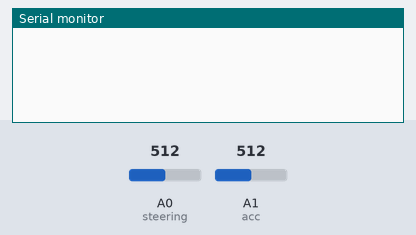
This sketch was run on a simulated Arduino Uno, built with avr-gcc and run on an emulated ATmega328P. Shown: the last lines printed to the serial monitor. The test bench sets the inputs (shaded band); at power-on: A0 (steering) = 512, A1 (acc) = 512.

Above: at 1.2 s.
1.3 s: A0 (steering) set to 411
2.8 s: A0 (steering) set to 388
At 3.05 s:
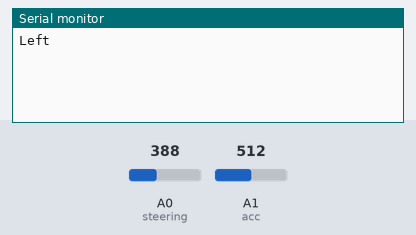
5.0 s: A1 (acc) set to 409
At 5.38 s:
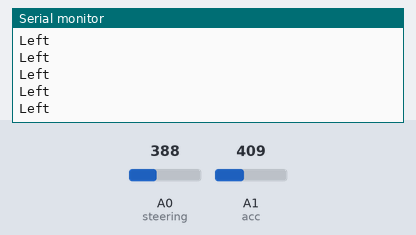
6.5 s: A1 (acc) set to 392
At 7.32 s:
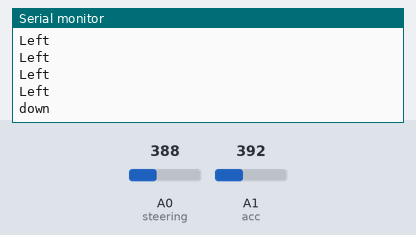

Measured:
- the behaviour switches between 400 and 399 on A0 (steering) (found by bisection; images 0 and 1)
- the behaviour switches between 400 and 399 on A1 (acc) (found by bisection; images 2 and 3)
- after the input at 2.8 s, the serial monitor: prints a new line at once (image 1)
- after the input at 6.5 s, the serial monitor: prints a new line after 0.57 s (image 3)

The sketch:

game_controller.ino
```cpp
int steering = A0; // for steering potentiometer
int acc = A1; // for acceleration potentiometer
int delay1 = 1023;
int vala = 0;
int vals = 0;

void setup() {
  pinMode(steering, INPUT);
  pinMode(acc, INPUT);
  Serial.begin(9600); // for Serial commands
}

void loop() {
  vals=analogRead(A0);
  vala=analogRead(A1);

  //Serial.println(vals);
  //Serial.println(vala);

  if(vals>623){ // you can change these values according to your convinience
    Serial.println("Right");
    delay(delay1-vals);
  }

  else if(vals<400){
    Serial.println("Left");
    delay(vals);
  }

  if(vala>623){
    Serial.println("up");
    delay(delay1-vala);
  }

  else if(vala<400){
    Serial.println("down");
    delay(vala);
  }

}
```
